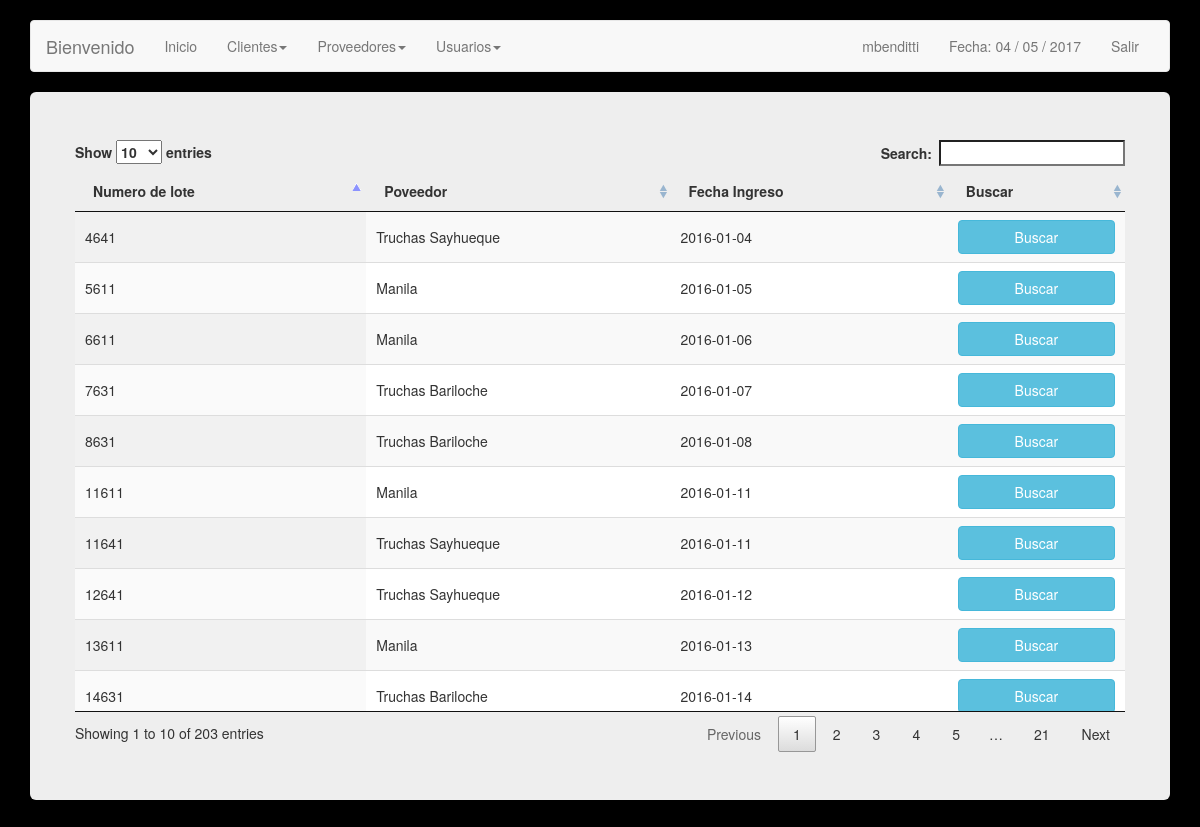
Before: /lotes.php (signed in) with the older database file.
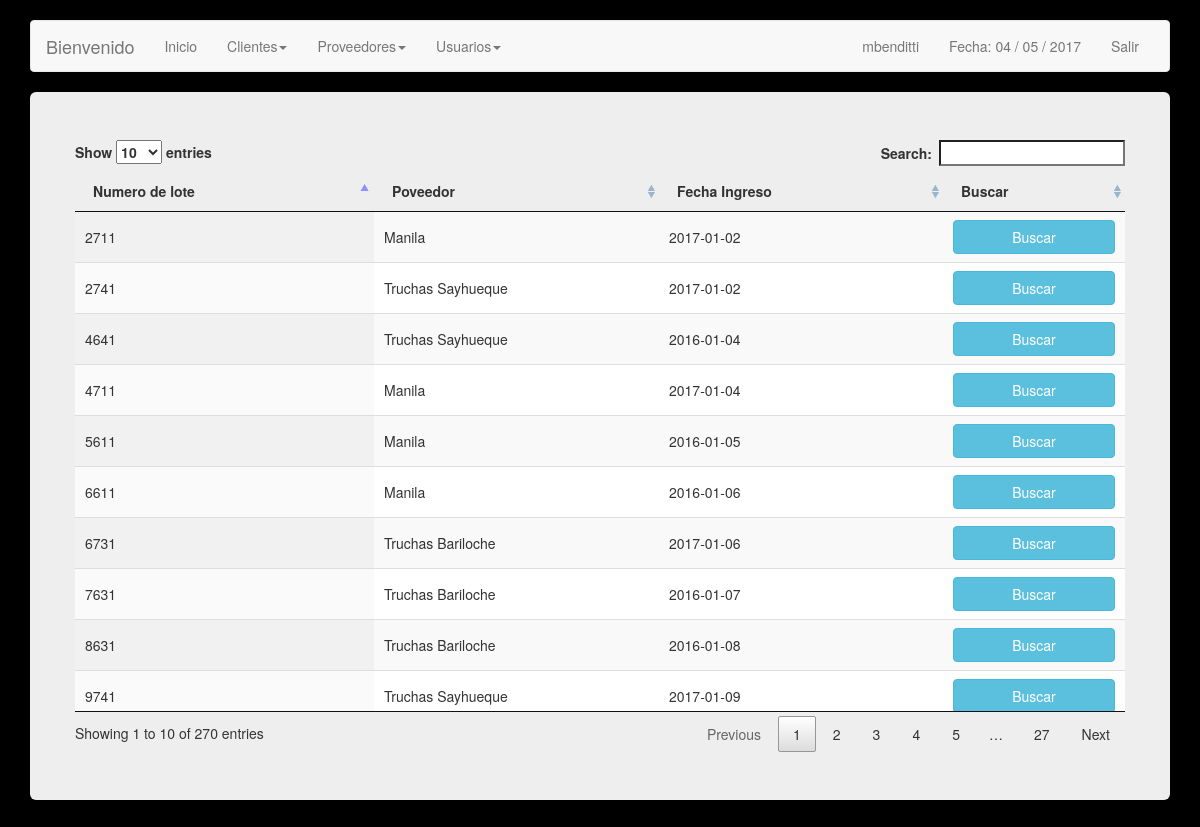
After: the same page with the newer database file.
### tables this page shows
CREATE TABLE `lotes` (
  `id_lote` int(11) NOT NULL,
  `proveedor` int(11) NOT NULL
);

CREATE TABLE `proveedores` (
  `idProveedor` int(11) NOT NULL,
  `nombre` varchar(50) NOT NULL,
  `direccion` varchar(50) DEFAULT NULL,
  `telefono` varchar(30) DEFAULT NULL,
  `correo` varchar(50) NOT NULL
);

CREATE TABLE `ingresos` (
  `idIngreso` int(11) NOT NULL,
  `idLote` int(11) NOT NULL,
  `fecha` date NOT NULL,
  `cantidad` decimal(7,2) NOT NULL
);

### lotes.php (the view, shortened to what this page needs)
<?php
include('config.php');
$link = mysqli_connect ($dbhost, $dbusername, $dbuserpass);
mysqli_select_db($link,$dbname) or die('No se puede seleccionar la base de datos');
$query = mysqli_query($link,"SELECT * FROM lotes JOIN proveedores ON proveedor = idProveedor JOIN ingresos ON id_lote = idLote ORDER BY fecha DESC") or die(mysql_error());
?>
<!DOCTYPE html>
<html lang="en">
  <head>
    <link href="css/bootstrap.min.css" rel="stylesheet">
    <link href="css/bootstrap.css" rel="stylesheet">
		<link href="css/jquery.dataTables.min.css" rel="stylesheet">
  </head>
  <body>
    <br>
        <div class="container">
      <div class="navbar navbar-default" role="navigation">
        <div class="container-fluid">
          <div class="navbar-header">
            <a class="navbar-brand" href="#">Bienvenido </a>
          </div>
          <div class="navbar-collapse collapse">
            <ul class="nav navbar-nav">
              <li class=""><a href="inicio.php">Inicio</a></li>
              <li class="dropdown">
              	<a class="dropdown-toggle" data-toggle="dropdown" href="#">Clientes<span class="caret"></span></a>
              </li>
              <li class="dropdown">
              	<a class="dropdown-toggle" data-toggle="dropdown" href="#">Proveedores<span class="caret"></span></a>
              </li>
			  <?php
					if($_SESSION["permiso"] == 1) {
						?> <li class="dropdown">
              					<a class="dropdown-toggle" data-toggle="dropdown" href="#">Usuarios<span class="caret"></span></a>
              				</li><?php
					}
			  ?>
            </ul>
            <ul class="nav navbar-nav navbar-right">
               <li><a href=""> <?php echo $_SESSION["s_username"]; ?> </a></li>
              <li><a href="">Fecha:
              	<?php
              	echo date("d / m / Y");
              	?></a></li>
              <li><a href="cerrar.php">Salir</a></li>
            </ul>
          </div>
        </div>
      </div>
      <div class="jumbotron">
        <div class="row">
                <table id="example" class="display" cellspacing="0" width="100%">
                	<thead>
                    	<th> Numero de lote </th>
                        <th> Poveedor </th>
            						<th> Fecha Ingreso </th>
            						<th> Buscar </th>
                    </thead>
                    <tbody>
                    	<?php while($lotes = mysqli_fetch_array($query)){ ?>
                        <tr class="success">
                            <td> <?php echo $lotes['id_lote']; ?> </td>
                            <td> <?php echo $lotes['nombre']; ?> </td>
                            <td> <?php echo $lotes['fecha']; ?> </td>
							<td>  <a href="seguimiento_lote.php?idLote=<?php echo $lotes['idLote'];?>" role="button"  class="btn btn-info btn-primary btn-block"> Buscar </a></td>
                        </tr>
                        <?php } ?>
                    </tbody>
				</table>
</div>
      </div>
    </div>
  </body>
</html>

Changed rows visible on the page:
no longer on this page (row unchanged): lotes: id_lote "14631", proveedor.nombre "Truchas Bariloche", ingresos.fecha "2016-01-14"
no longer on this page (row unchanged): lotes: id_lote "13611", proveedor.nombre "Manila", ingresos.fecha "2016-01-13"
no longer on this page (row unchanged): lotes: id_lote "12641", proveedor.nombre "Truchas Sayhueque", ingresos.fecha "2016-01-12"
no longer on this page (row unchanged): lotes: id_lote "11611", proveedor.nombre "Manila", ingresos.fecha "2016-01-11"
no longer on this page (row unchanged): lotes: id_lote "11641", proveedor.nombre "Truchas Sayhueque", ingresos.fecha "2016-01-11"
added lotes: id_lote "9741", proveedor.nombre "Truchas Sayhueque", ingresos.fecha "2017-01-09"
added lotes: id_lote "6731", proveedor.nombre "Truchas Bariloche", ingresos.fecha "2017-01-06"
added lotes: id_lote "4711", proveedor.nombre "Manila", ingresos.fecha "2017-01-04"
added lotes: id_lote "2711", proveedor.nombre "Manila", ingresos.fecha "2017-01-02"
added lotes: id_lote "2741", proveedor.nombre "Truchas Sayhueque", ingresos.fecha "2017-01-02"
Other visible differences:
text written by a page script: "Show entries Search: Showing 1 to 10 of 203 entries Previous 1 2 3 4 5 … 21 Next" → "Show entries Search: Showing 1 to 10 of 270 entries Previous 1 2 3 4 5 … 27 Next"
